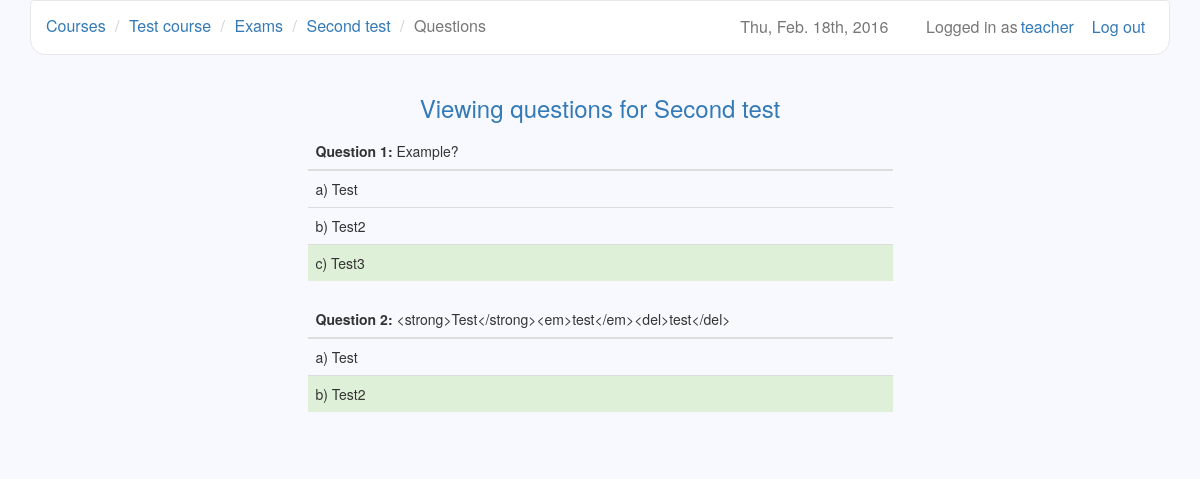
Screenshot of /courses/6/exams/5/questions (signed in) with the database file from the repository.
### users/models.py (models this page shows)
class User(AbstractUser):
    is_teacher = models.BooleanField(default=False)

### courses/models.py (models this page shows, shortened)
class Course(models.Model):
    owner = models.ForeignKey(settings.AUTH_USER_MODEL, related_name='owner')
    name = models.CharField(max_length=30)
    description = models.TextField(blank=True)
    created = models.DateTimeField(auto_now_add=True)
    updated = models.DateTimeField(auto_now=True)
    participants = models.ManyToManyField(settings.AUTH_USER_MODEL, blank=True,
        through='Participation')

### exams/models.py (models this page shows, shortened)
class Exam(models.Model):
    name = models.CharField(max_length=30)
    description = models.TextField(blank=True)
    created = models.DateTimeField(auto_now_add=True)
    updated = models.DateTimeField(auto_now=True)
    password = models.CharField(max_length=10, blank=True)
    time_limit = models.TimeField()
    active_from = models.DateTimeField()
    active_to = models.DateTimeField()
    course = models.ForeignKey(Course)
    category = models.CharField(max_length=30)
    question_count = models.IntegerField()
    questions = models.ManyToManyField(Question, blank=True,
        through='ExamQuestion')

class ExamQuestion(models.Model):
    question = models.ForeignKey(Question)
    exam = models.ForeignKey(Exam)

### questions/models.py (models this page shows, shortened)
class Question(models.Model):
    name = models.CharField(max_length=30)
    category = models.CharField(max_length=30)
    question_text = MarkupField()
    course = models.ForeignKey(Course)

class Choice(models.Model):
    choice_text = models.CharField(max_length=30)
    correct = models.BooleanField(default=False)
    question = models.ForeignKey(Question)

### exams/views.py (the view)
# urls.py: url(r'^(?P<exam_id>\d+)/questions$', views.view_assigned,
@user_passes_test(teacher_check)
def view_assigned(request, course_id, exam_id):
    course = Course.objects.get(id=course_id)
    exam = Exam.objects.get(id=exam_id)
    if request.user == course.owner:
        exam_questions = ExamQuestion.objects.filter(exam=exam)
        return render(request, 'view_questions.html', {'course': course,
            'exam': exam, 'exam_questions': exam_questions})
    return redirect('/courses/')

### courses/views.py (called while the page is built)
def teacher_check(user):
    if user.is_anonymous():
        return False
    return user.is_teacher

### exams/templatetags/to_char.py (called while the page is built)
@register.filter()
def to_char(value):
    return chr(96+value)

### exams/templates/view_questions.html
{% extends 'base.html' %}
{% load to_char %}
{% block navigation %}
  <li><a href="{% url 'teacher_courses' %}">Courses</a></li>
  <li><a href="{% url 'edit_course' course.id %}">{{ course.name }}</a></li>
  <li><a href="{% url 'list_exams' course.id %}">Exams</a></li>
  <li><a href="{% url 'edit_exam' course.id exam.id %}">{{ exam.name }}</a></li>
  <li class="active">Questions</li>
{% endblock %}
{% block header %}Viewing questions for {{ exam.name }}{% endblock %}
{% block dashboard %}
  <table class="table spaced">
    {% for exam_quest in exam_questions %}
      <thead>
        <tr>
          <th>
            <b>Question {{ forloop.counter }}:</b>
            {{ exam_quest.question.question_text }}
          </th>
        </tr>
      </thead>
      <tbody>
        {% for choice in exam_quest.question.choice_set.all %}
          <tr class="choices">
            {% if choice.correct %}
              <td class="success">
                {{ forloop.counter|to_char }}) {{ choice.choice_text }}
              </td>
            {% else %}
              <td>{{ forloop.counter|to_char }}) {{ choice.choice_text }}</td>
            {% endif %}
          </tr>
        {% endfor %}
      </tbody>
    {% endfor %}
  </table>
{% endblock %}

### django-lms/templates/base.html (shortened to what this page needs)
{% load staticfiles %}
<!DOCTYPE html>
<html>
  <head>
    <link href="/static/libs/bootstrap/css/bootstrap.min.css" rel="stylesheet">
    <link href="/static/libs/datetimepicker/jquery.datetimepicker.css"
      rel="stylesheet">
    <link href="/static/base.css" rel="stylesheet">
    <link rel="stylesheet" type="text/css" href="/static/libs/markitup/skins/simple/style.css">
    <link rel="stylesheet" type="text/css" href="/static/libs/markitup/sets/default/style.css">
  </head>
  <body>
    <div class="container">
      <nav class="navbar navbar-default" role="navigation">
        {% if user.is_active %}
          <a class="btn navbar-btn navbar-right" id="logout"
            href="{% url 'logout' %}">
            Log out
          </a>
          <a href="{% url 'profile' %}" class="navbar-text navbar-right" id="user">
              {{ user.username }}
          </a>
          <span class="navbar-text navbar-right">Logged in as</span>
        {% else %}
          <a class="navbar-brand" href="/">Django-LMS</a>
        {% endif %}
        <span class="navbar-text navbar-right" id="date">
          {% now "D, M. jS, Y" %}
        </span>
        <ul class="breadcrumb">
          {% block navigation %}{% endblock %}
        </ul>
      </nav>
      <div class="row">
        <h3 class="text-primary text-center">
          {% block header %}{% endblock %}
        </h3>
        <div class="list-group center">
          {% block dashboard %}{% endblock %}
        </div>
      </div>
    </div>
  </body>
</html>

### django-lms/static/base.css (style rules this page uses)
body { background-color: #F8F8FF; }
#date, #logout { margin-right: 1%; padding-right: 1%; font-size: 16px; }
#user { margin-right: 5px; margin-left: 3px; color: #337ab7; }
table { table-layout:fixed; width: 70%; border-collapse: collapse; }
td { word-wrap:break-word; }
.spaced th { font-weight: normal; }
.spaced tbody { border-bottom: 20px solid #F8F8FF; }
.center { width: 50%; margin-top: 1%; margin-left: auto; margin-right: auto; }
.navbar { border-bottom-right-radius: 15px; border-bottom-left-radius: 15px; }
.navbar-default { background-color: white; }
.navbar-text { font-size: 16px; }
.breadcrumb { background-color: transparent; margin-top: 0.5%; margin-bottom: -1%; font-size: 16px; }

### rows the page displays
User: username "teacher"
Course: name "Test course"
Exam: name "Second test"
ExamQuestion: question.question_text "Example?"
Choice: choice_text "Test"
Choice: choice_text "Test2"
Choice: choice_text "Test3"
ExamQuestion: question.question_text "<strong>Test</strong><em>test</em><del>test</del>"
Choice: choice_text "Test"
Choice: choice_text "Test2"
